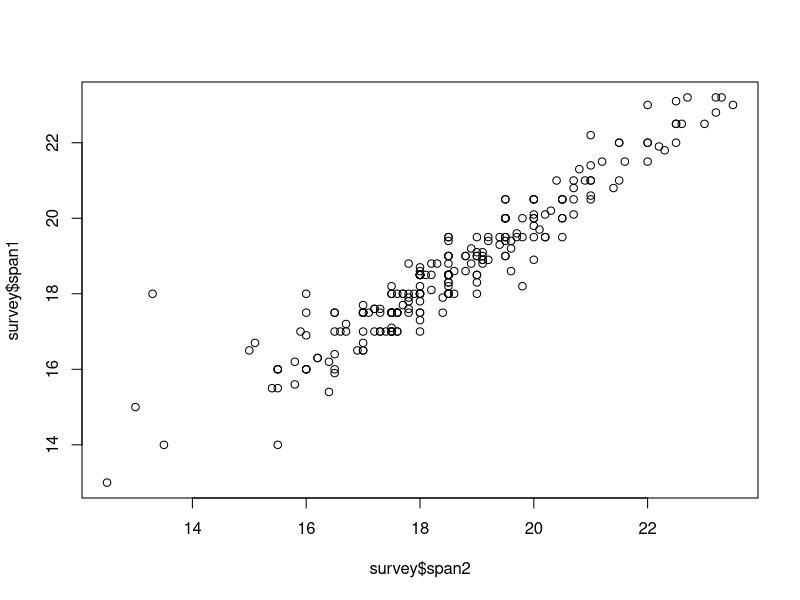
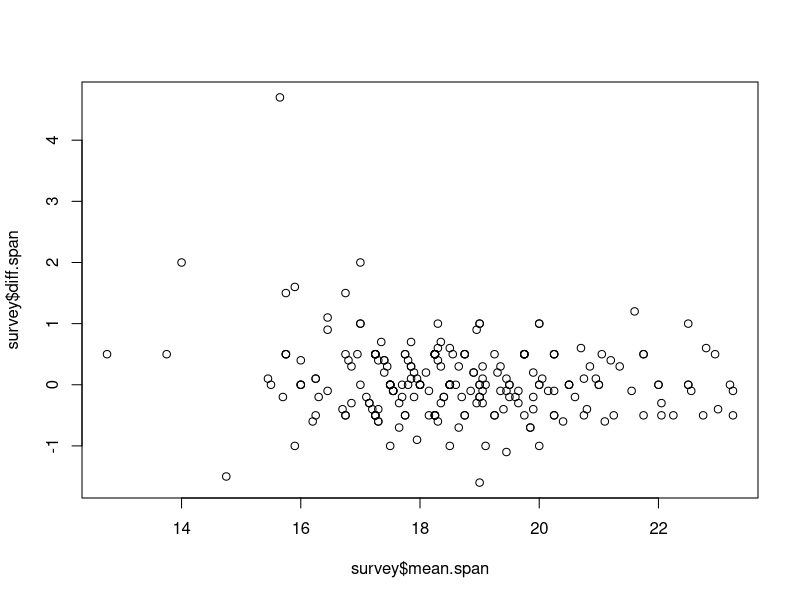
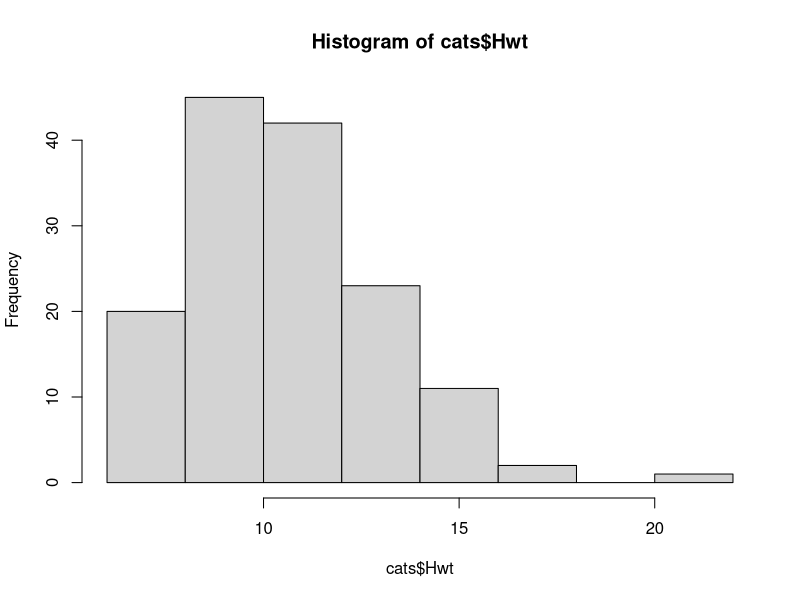
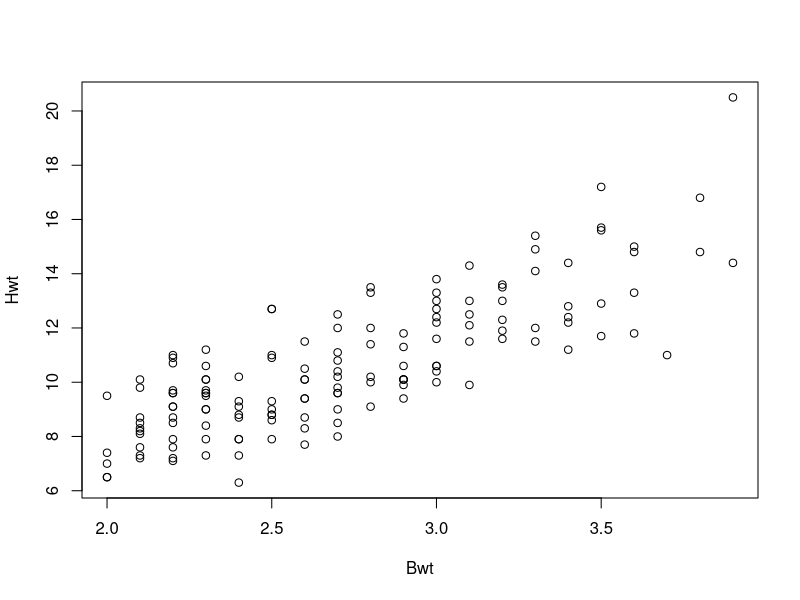
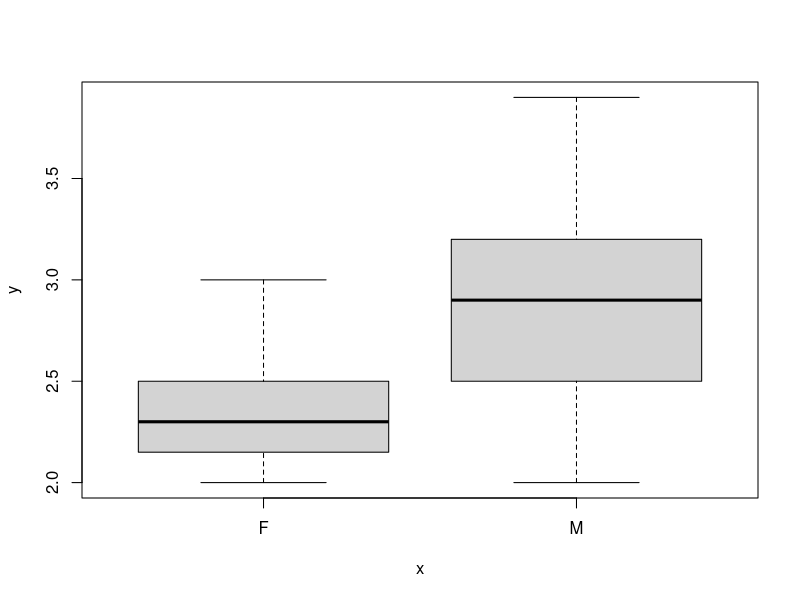

Write R code to recreate these figures, in order.
## ---- chunk 1
pulse <- read.delim("../../data/pulse.txt")
survey <- read.delim("../../data/survey.txt")
## ---- chunk 2
sd(survey$span1)
## ---- chunk 3
range(survey$age)
## ---- chunk 4
plot(survey$span2, survey$span1)
## ---- chunk 5
survey$diff.span <- survey$span1 - survey$span2
survey$mean.span <- (survey$span1 + survey$span2)/2
plot(survey$mean.span, survey$diff.span)
## ---- chunk 6
class(survey$fold)
## ---- chunk 7
survey$nfold <- as.factor(survey$fold)
levels(survey$nfold)
nlevels(survey$nfold)
## ---- chunk 8
table(survey$clap, survey$fold)
## ---- chunk 9
survey$hand <- as.factor(survey$hand)
survey$exercise <- as.factor(survey$exercise)
survey$smokes <- as.factor(survey$smokes)
## ---- chunk 10
pulse$gender <- as.factor(pulse$gender)
pulse$smokes <- as.factor(pulse$smokes)
pulse$alcohol <- as.factor(pulse$alcohol)
pulse$exercise <- as.factor(pulse$exercise)
pulse$ran <- as.factor(pulse$ran)

## ---- chunk 11
library(MASS)
str(cats)
## ---- chunk 12
table(cats$Sex)
## ---- chunk 13
hist(cats$Hwt)
## ---- chunk 14
mean(cats$Hwt)
median(cats$Hwt)

## ---- chunk 15
with(cats, plot(Bwt, Hwt))
## ---- chunk 16
plot(cats$Sex, cats$Bwt)
